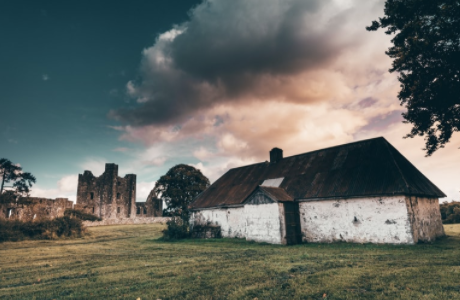
#> input picture tutcode/tree.png, 460 x 300 px, found by its file name
$ python simpthresh.py
#> lines starting #> are read from the running program, lines starting #| are printed output that depends on the picture; after the words box and inside, x2 and y2 are one past the last pixel; in counts of white or black regions, pixels touching at a corner belong together
import numpy as np
import argparse
import cv2

ap = argparse.ArgumentParser()
ap.add_argument("-i", "--vbkijdsnje", default = "/Users/nicholasliu/Documents/adhoncs/Q1tutorial/tutcode/tree.png")
args = vars(ap.parse_args())

image = cv2.imread(args["vbkijdsnje"])
#> image is the input picture: shape (300, 460, 3); mean B, G, R 100, 105.4, 101.2
#convert to grayscale
image = cv2.cvtColor(image, cv2.COLOR_BGR2GRAY)
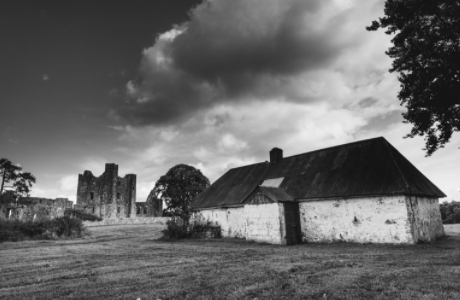
#> image: shape (300, 460); min 17, max 248, mean 103.5
blurred = cv2.GaussianBlur(image, (5, 5), 0)
cv2.imshow("Original", image)

#grayscale image, t threshhold, intensity of pixels above (white), and method
#returns value of threshold and the image
#inveresed so dark becomes white and white becomes dark
(T, threshInv) = cv2.threshold(blurred, 210, 255, cv2.THRESH_BINARY_INV)
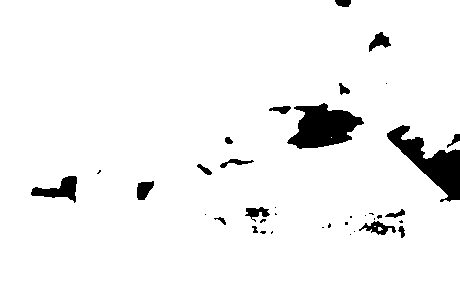
#> threshInv: shape (300, 460); 95.2% white; 37 black regions (19 under 20 px), largest, box (x1, y1, x2, y2) and area: (287, 103, 364, 149) 2160, (387, 125, 460, 202) 2129, (31, 176, 77, 203) 579
cv2.imshow("Threshold Binary Inverse", threshInv)

#this is the normal one
(T, thresh) = cv2.threshold(blurred, 230, 255, cv2.THRESH_BINARY)
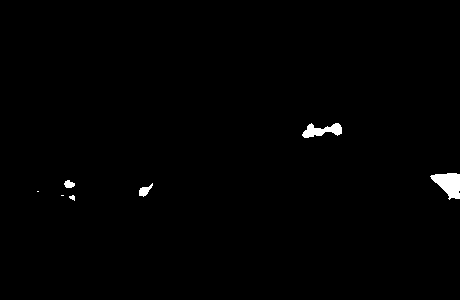
#> thresh: shape (300, 460); 0.75% white; 7 white regions (2 under 20 px), largest, box (x1, y1, x2, y2) and area: (430, 173, 460, 200) 509, (302, 123, 342, 138) 337, (139, 183, 153, 197) 94, (64, 180, 75, 188) 63, (69, 195, 75, 201) 23
cv2.imshow("Threshold Binary", thresh)

#not great image to use, too much white around the image
cv2.imshow("clouds", cv2.bitwise_and(image, image, mask = thresh))
cv2.waitKey(0)

$ run again, with tutcode/coins.png copied over tutcode/tree.png
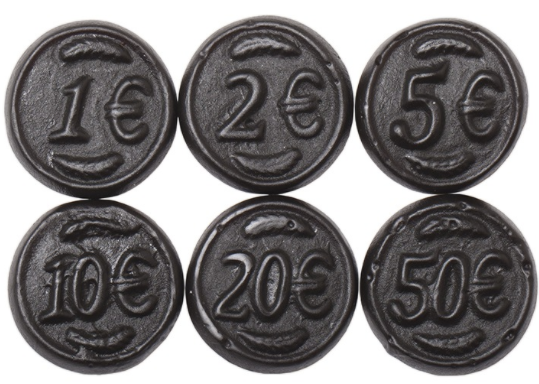
#> input picture tutcode/coins.png, 539 x 384 px, found by its file name
#> image is the input picture: shape (384, 539, 3); mean B, G, R 124.6, 124.1, 126.9
#> image: shape (384, 539)
#> `(T, threshInv) = cv2.threshold(blurred, 210, 255, cv2.THRESH_BINARY_INV)`:
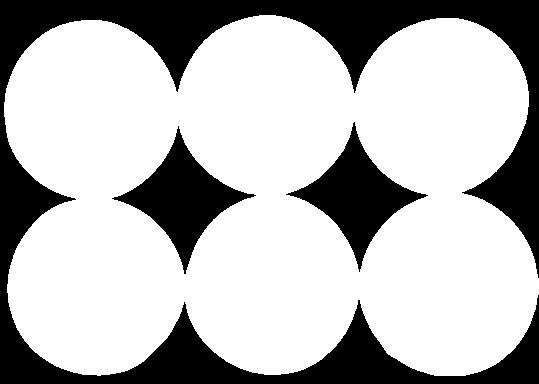
#> threshInv: shape (384, 539); 72.1% white; 3 black regions, box (x1, y1, x2, y2) and area: (0, 0, 539, 384) 44663, (112, 126, 256, 274) 6586, (286, 122, 428, 272) 6483
#> `(T, thresh) = cv2.threshold(blurred, 230, 255, cv2.THRESH_BINARY)`:
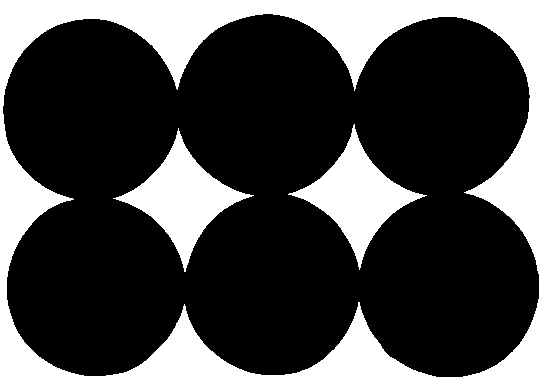
#> thresh: shape (384, 539); 27.1% white; 3 white regions, box (x1, y1, x2, y2) and area: (0, 0, 539, 384) 43450, (113, 128, 254, 272) 6360, (288, 124, 427, 270) 6250
